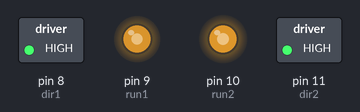
A sketch run on a simulated Arduino Uno, built with avr-gcc and run on an emulated ATmega328P. Parts: switched loads named in the sketch (green lamp = pin HIGH), output pins drawn as LEDs (lit = HIGH). At 12.0 s the program stops and its outputs stay as they are.

Above: at 0.1 s.
At 10.1 s:
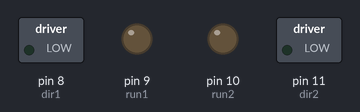
Timing chart, 0 to 11.6 s (numbered marks = the images above):
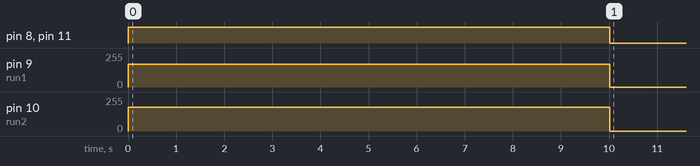

Measured:
- by itself, pin 8 (dir1), pin 11 (dir2): LOW → HIGH at 0.01 s, → LOW 10.0 s later
- by itself, pin 9 (run1): 0/255 → 170/255 at 0.01 s, → 0/255 10.0 s later
- by itself, pin 10 (run2): 0/255 → 180/255 at 0.01 s, → 0/255 10.0 s later

The sketch:

Laboratory_1_-_Open_loop_Straight_Line_Mobot.ino
```cpp
int i;
int run1 = 9; // 0 to 255, 255 = max, 0 = stop
int run2 = 10; // 0 to 255, 255 = max, 0 = stop
int dir1 = 8;
int dir2 = 11;
int LS1, LS2, LS3, col1, col2, col3;
void setup() {
  Serial.begin(9600);
  for (i = 2; i <= 7; i = i + 1)
    pinMode(i, INPUT); //sensors
  for (i = 8; i <= 11; i = i + 1) {
    pinMode(i, OUTPUT); //motor control
  }
  delay(10);
  //stop motors
  for (i = 8; i <= 11; i = i + 1)
    digitalWrite(i, LOW);
}
void loop() { //main routine here
  // motor1
  digitalWrite(dir1, HIGH); //direction control of motor1, 1 = forward
  analogWrite(run1, 170); //speed control of motor1, 0 =stop, 255 =fastest RIGHT
  // motor2
  digitalWrite(dir2, HIGH); //direction control of motor2, 1 = forward
  analogWrite(run2, 180); //speed control of motor2, 0 =stop, 255 =fastest LEFT
  delay(10000);
  digitalWrite(dir1, LOW); //direction control of motor1, 1 = forward
  analogWrite(run1, 0); //speed control of motor1, 0 =stop, 255 =fastest
  digitalWrite(dir2, LOW); //direction control of motor1, 1 = forward
  analogWrite(run2, 0); //speed control of motor1, 0 =stop, 255 =fastest
  delay(2000);
  while (1);
}
```
